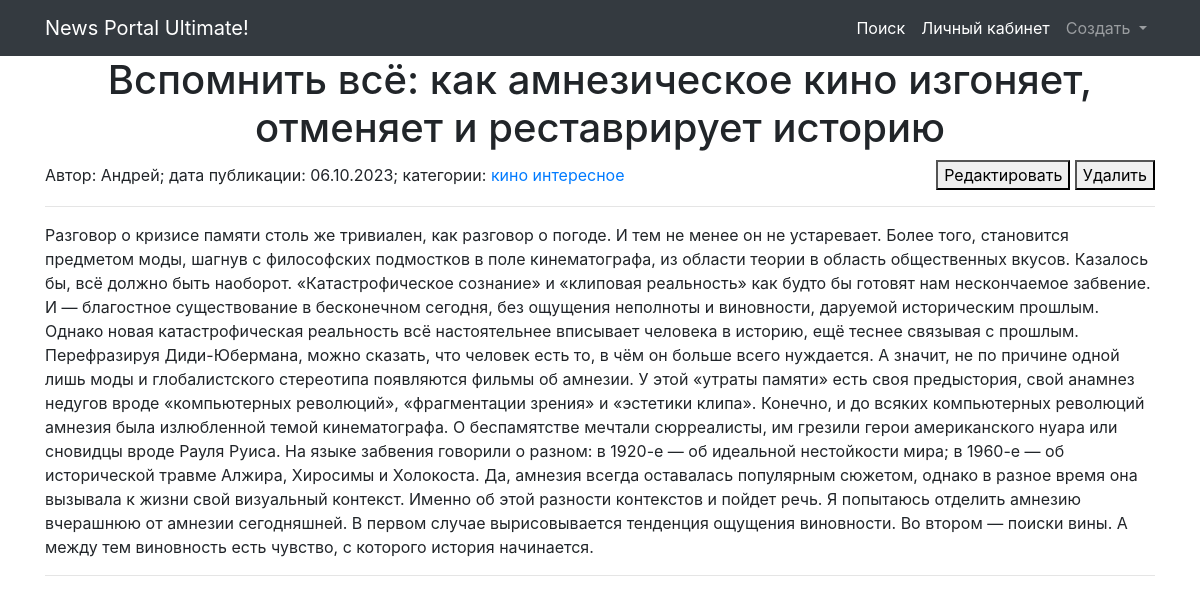
The page /news/1/ on the database its author committed.
### news/models.py (models this page shows, shortened)
class Post(models.Model):
    author = models.ForeignKey(Author, on_delete=models.CASCADE)  # Связь с моделью Author
    time_in = models.DateTimeField(auto_now_add=True)  # Дата и время создания поста
    type = models.CharField(choices=POST_TYPES, max_length=2)  # Тип поста (Статья или Новость)
    category = models.ManyToManyField('Category', through='PostCategory')
    title = models.TextField(max_length=255)  # Заголовок поста
    text = models.TextField()  # Текст поста
    rating = models.IntegerField(default=0)  # Рейтинг поста

class Author(models.Model):
    name = models.CharField(max_length=255)  # Имя автора
    user = models.OneToOneField(User, on_delete=models.CASCADE)  # Связь один-к-одному с моделью User
    rating = models.IntegerField(default=0)  # Рейтинг автора
    def __str__(self):
        return self.name

class Category(models.Model):
    name = models.CharField(unique=True, max_length=255)  # Уникальное имя категории
    subscribers = models.ManyToManyField(User, blank=True)

### news/views.py (the view)
# urls.py: path('<int:pk>/', PostDetail.as_view(), name='new'),
class PostDetail(DetailView):
    model = Post
    template_name = 'new.html'
    context_object_name = 'new'

### news/templatetags/custom_filters.py (called while the page is built)
@register.filter(name='censor')
def censor(text):
   words = text.split()
   censored_words = []
   for word in words:
      lowercase_word = word.lower()
      if any(re.match(rf'\b{re.escape(word_base)}\w*\b', lowercase_word) for word_base in CENSOR_WORDS):
         censored_word = word[0] + '*' * len(word[1:])
         censored_words.append(censored_word)
      else:
         censored_words.append(word)
   censored_text = ' '.join(censored_words)
   return censored_text

### templates/new.html (shortened to what this page needs)
{% extends 'flatpages/default.html' %}
{% load custom_filters %}
{% block content %}
    <h1>{{ new.title|censor }}</h1>
    <div style="display: flex; justify-content: space-between; align-items: center;">
        <p style="margin: 0;" class="details">
            Автор: <span class="author">{{new.author}}</span>;
            дата публикации: <span class="date">{{new.time_in|date:'d.m.Y'}}</span>;
            категории:
            {% for c in new.category.values %}
            <a href="{% url 'category' c.id %}" class="category">{{c.name}}</a>
            {% endfor %}
        </p>
        <p style="margin: 0;" class="buttons">
            <a href="{% url new.type|add:'_edit' pk=new.pk %}">
                <button class="button-xsmall pure-botton button-wrning">
                    Редактировать
                </button>
            </a>
            <a href="{% url new.type|add:'_delete' new.pk %}">
                <button class="button-xsmall pure-botton button-wrning">
                    Удалить
                </button>
            </a>
        </p>
    </div>
    <hr>
    {% if new %}
        <p style="text-align: left;">{{new.text|linebreaksbr}}</p>
    {% endif %}
    <hr>
{% endblock content %}

### rows shown on the page
Post: title|censor "Вспомнить всё: как амнезическое кино изгоняет, отменяет и реставрирует историю", author "Андрей", time_in "06.10.2023", text "Разговор о кризисе памяти столь же тривиален, как разговор о погоде. И тем не менее он не устаревает. Более того, становится предметом моды, шагнув с философских подмостков в поле кинематографа, из области теории в область общественных вкусов. Казалось бы, всё должно быть наоборот. «Катастрофическое сознание» и «клиповая реальность» как будто бы готовят нам нескончаемое забвение. И — благостное существование в бесконечном сегодня, без ощущения неполноты и виновности, даруемой историческим прошлым. Однако новая катастрофическая реальность всё настоятельнее вписывает человека в историю, ещё теснее связывая с прошлым. Перефразируя Диди-Юбермана, можно сказать, что человек есть то, в чём он…"
Category: name "кино"
Category: name "интересное"
